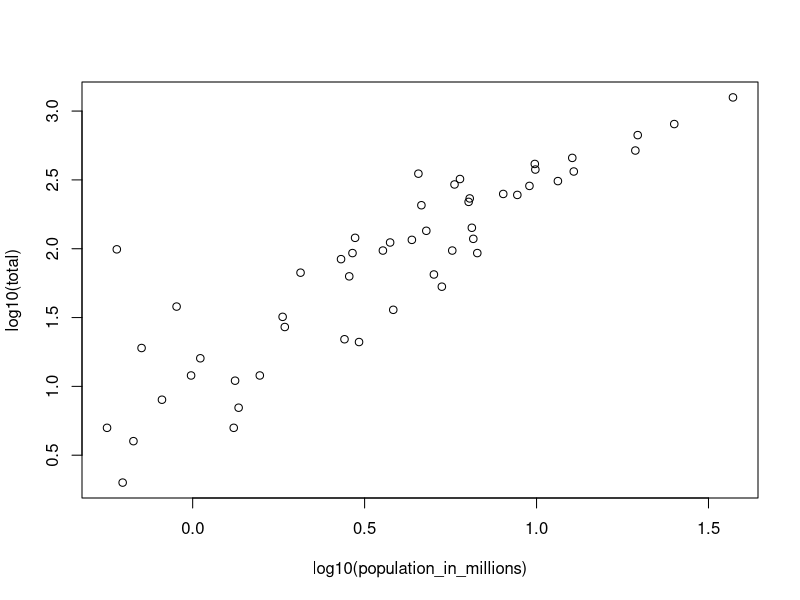
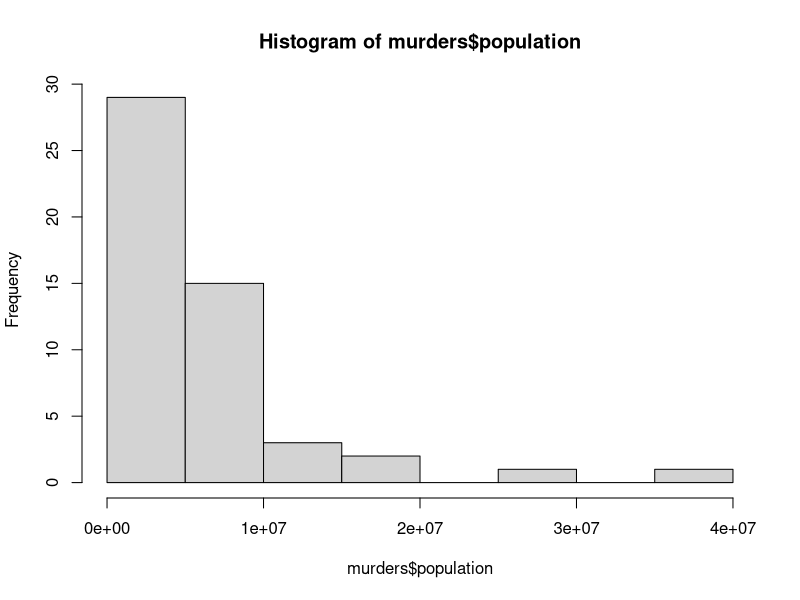
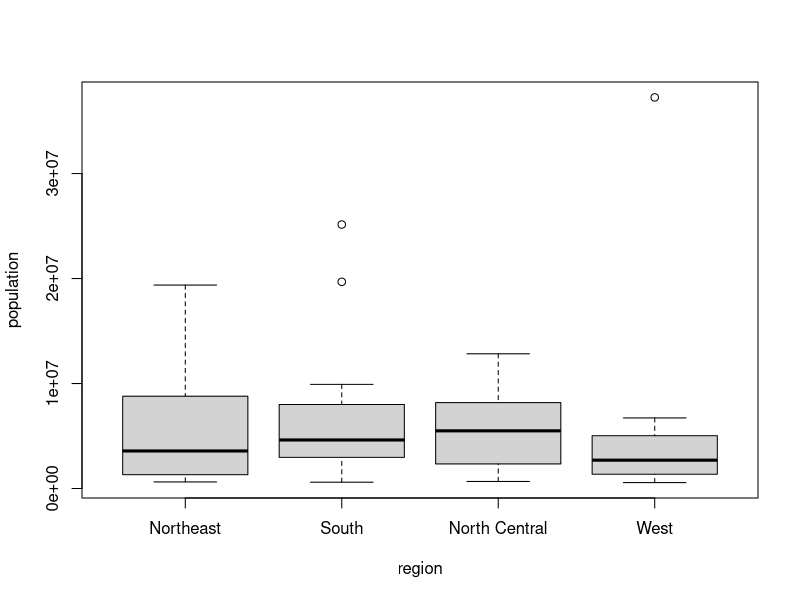

These charts were generated, in order, by the following R code:
## ---- chunk 1
knitr::opts_chunk$set(echo = TRUE)
## ---- chunk 2
# Install packages if you don't have them
# install.packages("dslabs")

library(dslabs)

# I'll show answers both using "base R" and "tidy syntax" for fun. 
# If you are new to R focus on the base R for now, and we'll get more into 
# the tidy dialect next week. 
library(dplyr)

## ---- chunk 3
n <- 100
n*(n+1)/2

## ---- chunk 4
n <- 1000
n*(n+1)/2
## ---- chunk 5
n <- 1000
x <- seq(1, n)
sum(x)
## ---- chunk 6
# Sabrina's notes: Base R syntax reads from in to out. So first it evals
# the sqrt() function, and then it takes the log10 function of that answer. 
log10(sqrt(100))

# Dplyr/tidyr syntax uses a "pipe" |> also written as %>% to "send" one result to
# the next function. This is equivalent to the previous expression

sqrt(100) |> log10()

## ---- chunk 7
# Answer: log(exp(x)). 
x = 0
log(exp(x))
## ---- chunk 8
# "murders" is a dataset pre-loaded into dslabs 
# if you have any trouble accessing it try 
# dslabs::murders <- murders 
murders <- murders
# b. Answer = c. Use str() function to look at murders.
# We see this is a data frame with 51 rows and five columns (each indicated by $)
str(murders)
## ---- chunk 9
# SMM comment: in R there are often many ways of doing the same thing 
names(murders)
colnames(murders)
## ---- chunk 10
# base R uses the $ to access columns 
a <- murders$abb 

# tidyverse R uses the function pull() to get extract a column and turn it into 
# a 1 dimensional vector. Note the use of the pipe.
a2 <- murders |> pull(abb)

# These should be the same, and both should be class "chr" or character
str(a)
str(a2)
## ---- chunk 11
# 1. Creating objects 
temp <- c(35, 88, 42, 84, 81, 30)
# 2.
city <- c("Beijing", "Lagos", "Paris", "Rio de Janeiro", "San Juan", "Toronto")
# 3. add names to temperature vector
names(temp) <- city

# 4. Pull temps of the first three cities
temp[1:3]

# 5. Pull temps of Paris (#3) and San Juan (#5)
temp[c(3,5)]

# 6. Sequencing
seq(from = 12, to = 73)

# 7. Create a vector containing all positive odd numbers
# smaller than 100
seq(from = 1, to = 99, by = 2)

# 8. Create a vector of numbers that starts at 6, does not pass 55, and adds numbers in increments of 4/7: 6, 6 + 4/7, 6 + 8/7, and so on. How many numbers does the list have? Hint: use seq and length

seq(from = 6, to = 54, by = 4/7) %>% length

# 9: What is the class of the following object a <- seq(1, 10, 0.5)?
seq(1, 10, 0.5) %>% class

# 10: What is the class of the following object a <- seq(1, 10)?
seq(1, 10) %>%  class

# 11. The class of class(a<-1) is numeric, not integer. R defaults to numeric and to force an integer, you need to add the letter L. Confirm that the class of 1L is integer.
class(1)
class(1L)

# 12. Turn character vector into integer
x <- c("1", "3", "5")
class(x)
as.integer(x) %>% class
## ---- chunk 12
pop <- murders$population
pop <- sort(pop)
pop[1]
## ---- chunk 13
order(murders$population) %>% head
murders[9,]
## ---- chunk 14
which.min(murders$population)
## ---- chunk 15
states <- murders$state
states[51]
## ---- chunk 16
# Creating a dataframe  
temp <- c(35, 88, 42, 84, 81, 30)
city <- c("Beijing", "Lagos", "Paris", "Rio de Janeiro", 
          "San Juan", "Toronto")
city_temps <- data.frame(name = city, temperature = temp)
## ---- chunk 17
my_df <- data.frame(
  state = murders$state,
  rank = rank(murders$population))
head(my_df)
## ---- chunk 18
ind <- order(my_df$rank)
my_df[ind,] |> head() #check that it looks good

## ---- chunk 19
data("na_example")
sum(is.na(na_example)) #how many entries of na_example are NA?
mean(na_example[!is.na(na_example)]) #calculate mean after removing NAs
mean(na_example, na.rm = T) # gives same result 
## ---- chunk 20
city_temps$temp_c <- 5/9 * (city_temps$temperature-32)
head(city_temps)
## ---- chunk 21
x <- 1:100
sum(1/((x)^2))
pi^2/6
## ---- chunk 22
murders$murder_rate <- murders$total/(murders$population/100000)
mean(murders$murder_rate)

## ---- chunk 23
low <- murders$murder_rate < 1 
## ---- chunk 24
which(murders$murder_rate < 1)
## ---- chunk 25
low_murder_states <- which(murders$murder_rate < 1)
murders$state[low_murder_states]

# other solutions
murders[murders$murder_rate < 1, 1 ]
murders[murders$murder_rate < 1, "state" ]
murders$state[murders$murder_rate < 1]
## ---- chunk 26
murders$state[murders$murder_rate < 1 & murders$region == "Northeast"]
## ---- chunk 27
murders$state[murders$murder_rate < mean(murders$murder_rate)] |> length()
## ---- chunk 28
murders[murders$abb %in% c("AK", "MI", "IA"),]
## ---- chunk 29
test_abbs <- c("MA", "ME", "MI", "MO", "MU")
test_abbs %in% murders$abb #MU not a state 
## ---- chunk 30
murders$population_in_millions <- murders$population/10^6
plot(log10(total) ~ log10(population_in_millions), data = murders)
# Sabrina note: Irizarry here isn't using the formula notation plot(y ~ x, data = data)
# for base plotting but it is superior so that's what I'm doing. I am also
# opting to add these new variables as columns to the murders dataframe to avoid orphaned
# variables like I mentioned above. Usually it's better to keep things in data frames 
# and not assign too many random variables to the environment.
## ---- chunk 31
hist(murders$population)
boxplot(population ~ region, data = murders)
